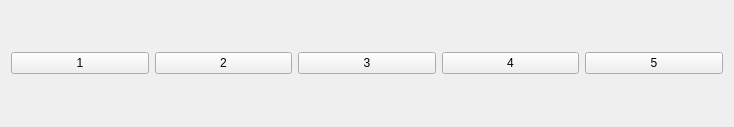
<?xml version="1.0" encoding="UTF-8"?>
<ui version="4.0">
 <class>Form</class>
 <widget class="QWidget" name="Form">
  <property name="geometry">
   <rect>
    <x>0</x>
    <y>0</y>
    <width>734</width>
    <height>127</height>
   </rect>
  </property>
  <property name="windowTitle">
   <string>Form</string>
  </property>
  <layout class="QHBoxLayout" name="horizontalLayout">
   <item>
    <widget class="QPushButton" name="pushButton_4">
     <property name="text">
      <string>1</string>
     </property>
    </widget>
   </item>
   <item>
    <widget class="QPushButton" name="pushButton">
     <property name="text">
      <string>2</string>
     </property>
    </widget>
   </item>
   <item>
    <widget class="QPushButton" name="pushButton_2">
     <property name="text">
      <string>3</string>
     </property>
    </widget>
   </item>
   <item>
    <widget class="QPushButton" name="pushButton_3">
     <property name="text">
      <string>4</string>
     </property>
    </widget>
   </item>
   <item>
    <widget class="QPushButton" name="pushButton_5">
     <property name="text">
      <string>5</string>
     </property>
    </widget>
   </item>
  </layout>
 </widget>
 <resources/>
 <connections/>
</ui>
